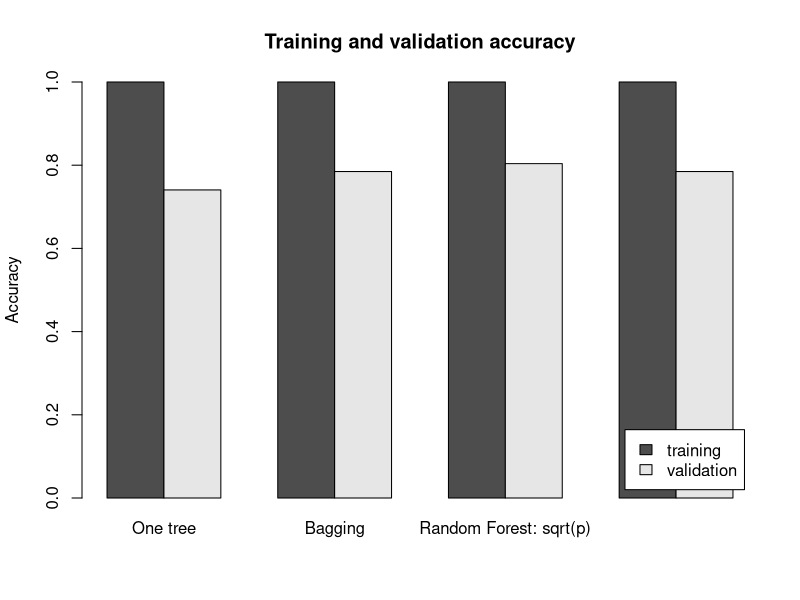
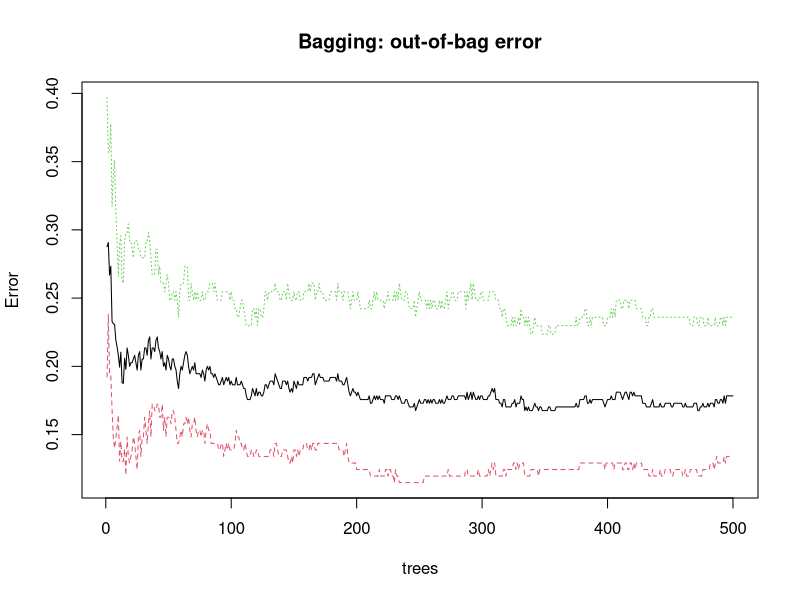
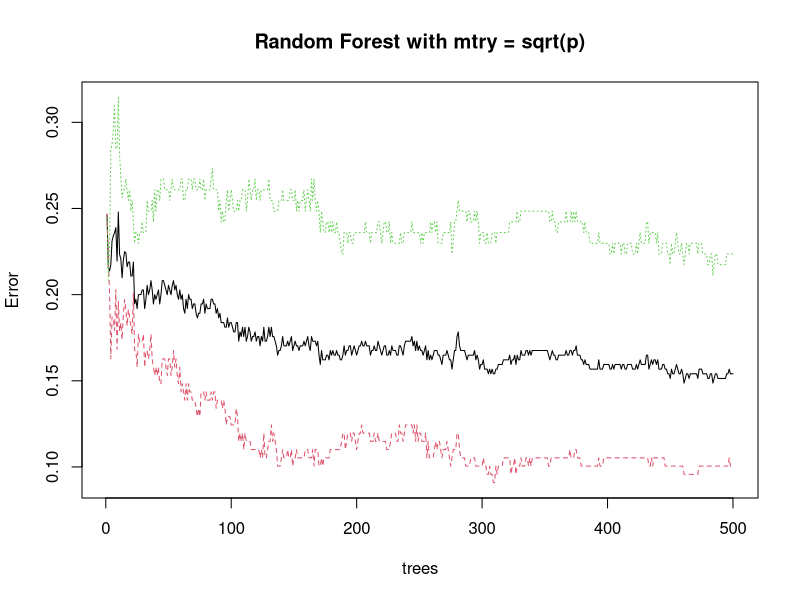
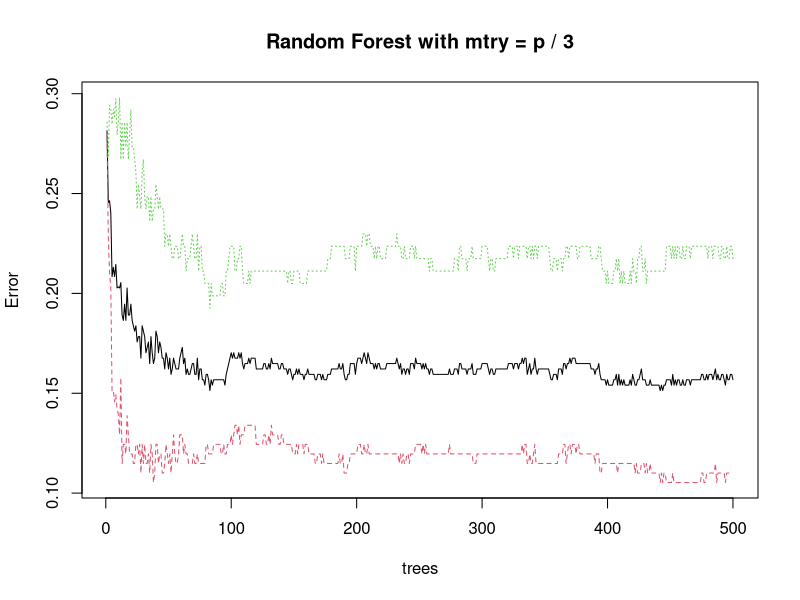
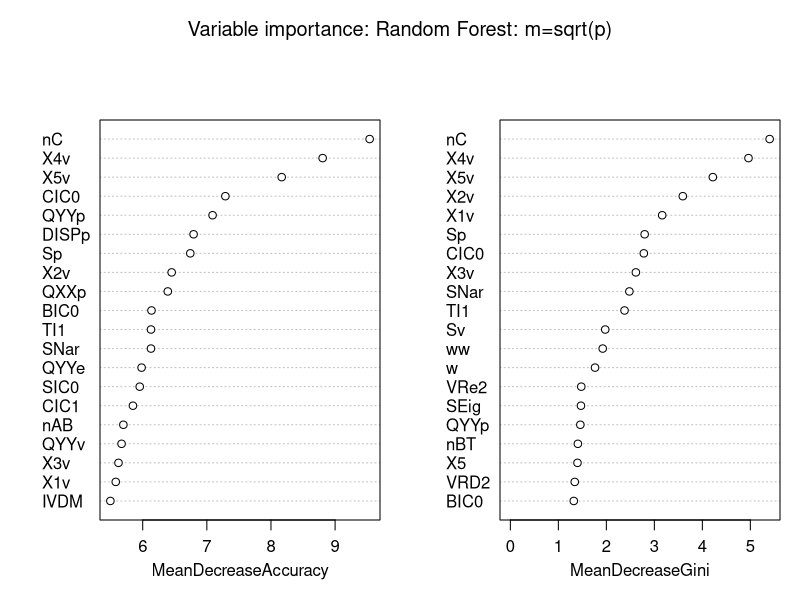
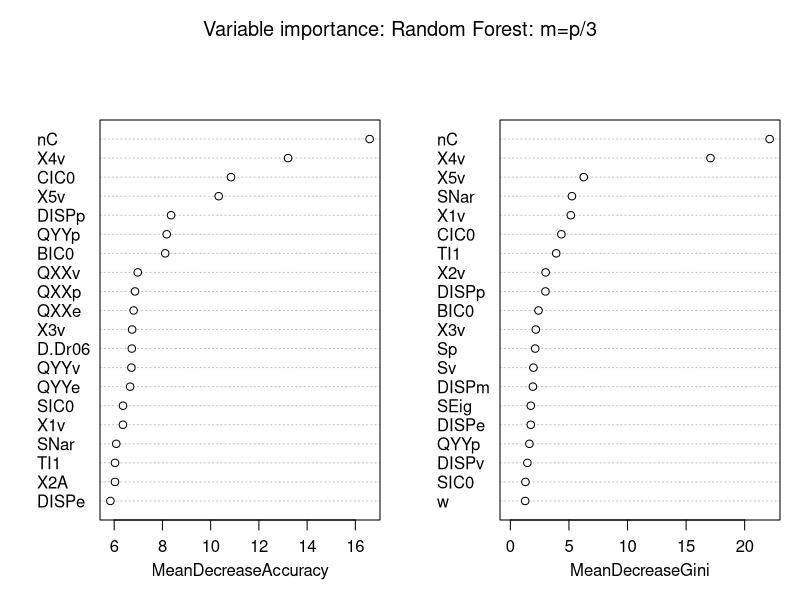
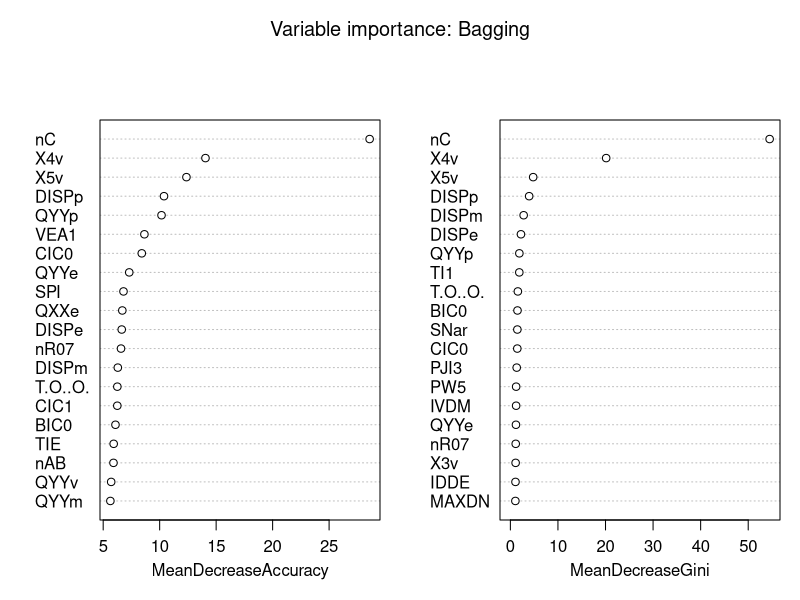

The R source for these figures, in order:
############################################################
# Random Forest tutorial
# Course: 732G57
#
# Dataset:
#   MDRR data from the caret package
#
# Models:
#   1. One unpruned tree
#   2. Bagging
#   3. Random Forest with mtry = sqrt(p)
#   4. Random Forest with mtry = p / 3
############################################################


############################################################
# 1. Load packages and data
############################################################

library(caret)
library(randomForest)

data(mdrr)

# Predictor matrix
X <- mdrrDescr

# Binary response
y <- mdrrClass

# Inspect the data
dim(X)
table(y)
str(y)

# Number of observations and predictors
n <- nrow(X)
p <- ncol(X)

cat("Number of observations:", n, "\n")
cat("Number of predictors:", p, "\n")
cat("Classes:\n")
print(table(y))


############################################################
# 2. Remove near-zero variance predictors
############################################################

# Some molecular descriptors may contain almost no variation.
# These variables contribute little information and can create
# unnecessary computations.

nzv_index <- nearZeroVar(X)

if (length(nzv_index) > 0) {
  X <- X[, -nzv_index, drop = FALSE]
}

p <- ncol(X)

cat("Number of predictors after preprocessing:", p, "\n")


############################################################
# 3. Split into training and validation data
############################################################

set.seed(73257)

# Stratified split:
# approximately 70% from each class goes to training data.

train_index <- createDataPartition(
  y = y,
  p = 0.70,
  list = FALSE
)

X_train <- X[train_index, , drop = FALSE]
X_valid <- X[-train_index, , drop = FALSE]

y_train <- y[train_index]
y_valid <- y[-train_index]

cat("\nTraining data:\n")
print(dim(X_train))
print(table(y_train))

cat("\nValidation data:\n")
print(dim(X_valid))
print(table(y_valid))


############################################################
# 4. Choose values for mtry
############################################################

p <- ncol(X_train)

mtry_bagging <- p
mtry_sqrt <- max(1, floor(sqrt(p)))
mtry_third <- max(1, floor(p / 3))

cat("\nValues of mtry:\n")
cat("Bagging:", mtry_bagging, "\n")
cat("sqrt(p):", mtry_sqrt, "\n")
cat("p / 3:", mtry_third, "\n")


############################################################
# 5. Model 1: One tree
############################################################

# The randomForest package does not fit a pruned CART tree.
#
# Here we create one randomForest-style tree:
#   - ntree = 1 gives one tree
#   - mtry = p allows all predictors at each split
#   - replace = FALSE and sampsize = n use all training data
#
# This is suitable for illustrating the transition from
# one tree to bagging and Random Forest.

set.seed(1001)

fit_tree <- randomForest(
  x = X_train,
  y = y_train,
  ntree = 1,
  mtry = p,
  replace = FALSE,
  sampsize = nrow(X_train),
  nodesize = 1,
  importance = TRUE
)

print(fit_tree)


############################################################
# 6. Model 2: Bagging
############################################################

# Bagging uses all p predictors as candidates at every split.
#
# Each tree is fitted to a bootstrap sample, but there is no
# random predictor selection at the splits.

set.seed(1002)

fit_bagging <- randomForest(
  x = X_train,
  y = y_train,
  ntree = 500,
  mtry = mtry_bagging,
  replace = TRUE,
  nodesize = 1,
  importance = TRUE
)

print(fit_bagging)


############################################################
# 7. Model 3: Random Forest with mtry = sqrt(p)
############################################################

# At each split, approximately sqrt(p) randomly selected
# predictors are considered.

set.seed(1003)

fit_rf_sqrt <- randomForest(
  x = X_train,
  y = y_train,
  ntree = 500,
  mtry = mtry_sqrt,
  replace = TRUE,
  nodesize = 1,
  importance = TRUE
)

print(fit_rf_sqrt)


############################################################
# 8. Model 4: Random Forest with mtry = p / 3
############################################################

# A larger set of candidate predictors is considered
# at each split.

set.seed(1004)

fit_rf_third <- randomForest(
  x = X_train,
  y = y_train,
  ntree = 500,
  mtry = mtry_third,
  replace = TRUE,
  nodesize = 1,
  importance = TRUE
)

print(fit_rf_third)


############################################################
# 9. Predicted classes for training data
############################################################

tree_train_class <- predict(
  fit_tree,
  newdata = X_train,
  type = "response"
)

bagging_train_class <- predict(
  fit_bagging,
  newdata = X_train,
  type = "response"
)

rf_sqrt_train_class <- predict(
  fit_rf_sqrt,
  newdata = X_train,
  type = "response"
)

rf_third_train_class <- predict(
  fit_rf_third,
  newdata = X_train,
  type = "response"
)


############################################################
# 10. Predicted classes for validation data
############################################################

tree_valid_class <- predict(
  fit_tree,
  newdata = X_valid,
  type = "response"
)

bagging_valid_class <- predict(
  fit_bagging,
  newdata = X_valid,
  type = "response"
)

rf_sqrt_valid_class <- predict(
  fit_rf_sqrt,
  newdata = X_valid,
  type = "response"
)

rf_third_valid_class <- predict(
  fit_rf_third,
  newdata = X_valid,
  type = "response"
)


############################################################
# 11. Predicted probabilities for training data
############################################################

tree_train_prob <- predict(
  fit_tree,
  newdata = X_train,
  type = "prob"
)

bagging_train_prob <- predict(
  fit_bagging,
  newdata = X_train,
  type = "prob"
)

rf_sqrt_train_prob <- predict(
  fit_rf_sqrt,
  newdata = X_train,
  type = "prob"
)

rf_third_train_prob <- predict(
  fit_rf_third,
  newdata = X_train,
  type = "prob"
)


############################################################
# 12. Predicted probabilities for validation data
############################################################

tree_valid_prob <- predict(
  fit_tree,
  newdata = X_valid,
  type = "prob"
)

bagging_valid_prob <- predict(
  fit_bagging,
  newdata = X_valid,
  type = "prob"
)

rf_sqrt_valid_prob <- predict(
  fit_rf_sqrt,
  newdata = X_valid,
  type = "prob"
)

rf_third_valid_prob <- predict(
  fit_rf_third,
  newdata = X_valid,
  type = "prob"
)


############################################################
# 13. Collect fitted values for training data
############################################################

train_predictions <- data.frame(
  observed = y_train,
  tree = tree_train_class,
  bagging = bagging_train_class,
  rf_sqrt = rf_sqrt_train_class,
  rf_p_third = rf_third_train_class,
  tree_prob_active = tree_train_prob[, "Active"],
  bagging_prob_active = bagging_train_prob[, "Active"],
  rf_sqrt_prob_active = rf_sqrt_train_prob[, "Active"],
  rf_p_third_prob_active = rf_third_train_prob[, "Active"]
)

head(train_predictions)


############################################################
# 14. Collect predictions for validation data
############################################################

valid_predictions <- data.frame(
  observed = y_valid,
  tree = tree_valid_class,
  bagging = bagging_valid_class,
  rf_sqrt = rf_sqrt_valid_class,
  rf_p_third = rf_third_valid_class,
  tree_prob_active = tree_valid_prob[, "Active"],
  bagging_prob_active = bagging_valid_prob[, "Active"],
  rf_sqrt_prob_active = rf_sqrt_valid_prob[, "Active"],
  rf_p_third_prob_active = rf_third_valid_prob[, "Active"]
)

head(valid_predictions)


############################################################
# 15. Compute accuracy
############################################################

classification_accuracy <- function(observed, predicted) {
  
  mean(observed == predicted)
  
}

accuracy_results <- data.frame(
  model = c(
    "One tree",
    "Bagging",
    "Random Forest: sqrt(p)",
    "Random Forest: p / 3"
  ),
  mtry = c(
    p,
    mtry_bagging,
    mtry_sqrt,
    mtry_third
  ),
  train_accuracy = c(
    classification_accuracy(y_train, tree_train_class),
    classification_accuracy(y_train, bagging_train_class),
    classification_accuracy(y_train, rf_sqrt_train_class),
    classification_accuracy(y_train, rf_third_train_class)
  ),
  validation_accuracy = c(
    classification_accuracy(y_valid, tree_valid_class),
    classification_accuracy(y_valid, bagging_valid_class),
    classification_accuracy(y_valid, rf_sqrt_valid_class),
    classification_accuracy(y_valid, rf_third_valid_class)
  )
)

print(accuracy_results)


############################################################
# 16. Confusion matrices
############################################################

cat("\n==================================================\n")
cat("One tree: validation data\n")
cat("==================================================\n")

print(
  confusionMatrix(
    data = tree_valid_class,
    reference = y_valid,
    positive = "Active"
  )
)

cat("\n==================================================\n")
cat("Bagging: validation data\n")
cat("==================================================\n")

print(
  confusionMatrix(
    data = bagging_valid_class,
    reference = y_valid,
    positive = "Active"
  )
)

cat("\n==================================================\n")
cat("Random Forest with mtry = sqrt(p): validation data\n")
cat("==================================================\n")

print(
  confusionMatrix(
    data = rf_sqrt_valid_class,
    reference = y_valid,
    positive = "Active"
  )
)

cat("\n==================================================\n")
cat("Random Forest with mtry = p / 3: validation data\n")
cat("==================================================\n")

print(
  confusionMatrix(
    data = rf_third_valid_class,
    reference = y_valid,
    positive = "Active"
  )
)


############################################################
# 17. Compare training and validation accuracy
############################################################

accuracy_matrix <- rbind(
  training = accuracy_results$train_accuracy,
  validation = accuracy_results$validation_accuracy
)

colnames(accuracy_matrix) <- accuracy_results$model

barplot(
  accuracy_matrix,
  beside = TRUE,
  ylim = c(0, 1),
  ylab = "Accuracy",
  main = "Training and validation accuracy",
  legend.text = rownames(accuracy_matrix),
  args.legend = list(
    x = "bottomright",
    inset = 0.02
  )
)


############################################################
# 18. Out-of-bag error
############################################################

# The one-tree model is excluded because the tree used all
# observations without replacement and therefore has no
# meaningful out-of-bag sample.

cat("\nFinal OOB error for bagging:\n")
print(tail(fit_bagging$err.rate[, "OOB"], 1))

cat("\nFinal OOB error for Random Forest with sqrt(p):\n")
print(tail(fit_rf_sqrt$err.rate[, "OOB"], 1))

cat("\nFinal OOB error for Random Forest with p / 3:\n")
print(tail(fit_rf_third$err.rate[, "OOB"], 1))


############################################################
# 19. Plot out-of-bag error as trees are added
############################################################

plot(
  fit_bagging,
  main = "Bagging: out-of-bag error"
)

plot(
  fit_rf_sqrt,
  main = "Random Forest with mtry = sqrt(p)"
)

plot(
  fit_rf_third,
  main = "Random Forest with mtry = p / 3"
)


############################################################
# 20. Variable importance
############################################################

varImpPlot(
  fit_rf_sqrt,
  n.var = 20,
  main = "Variable importance: Random Forest: m=sqrt(p)"
)


varImpPlot(
  fit_rf_third,
  n.var = 20,
  main = "Variable importance: Random Forest: m=p/3"
)

varImpPlot(
  fit_bagging,
  n.var = 20,
  main = "Variable importance: Bagging"
)


############################################################
# 21. Inspect individual predictions
############################################################

head(
  valid_predictions[
    order(-valid_predictions$rf_sqrt_prob_active),
  ],
  10
)


############################################################
# 22. Final summary
############################################################

print(accuracy_results)
